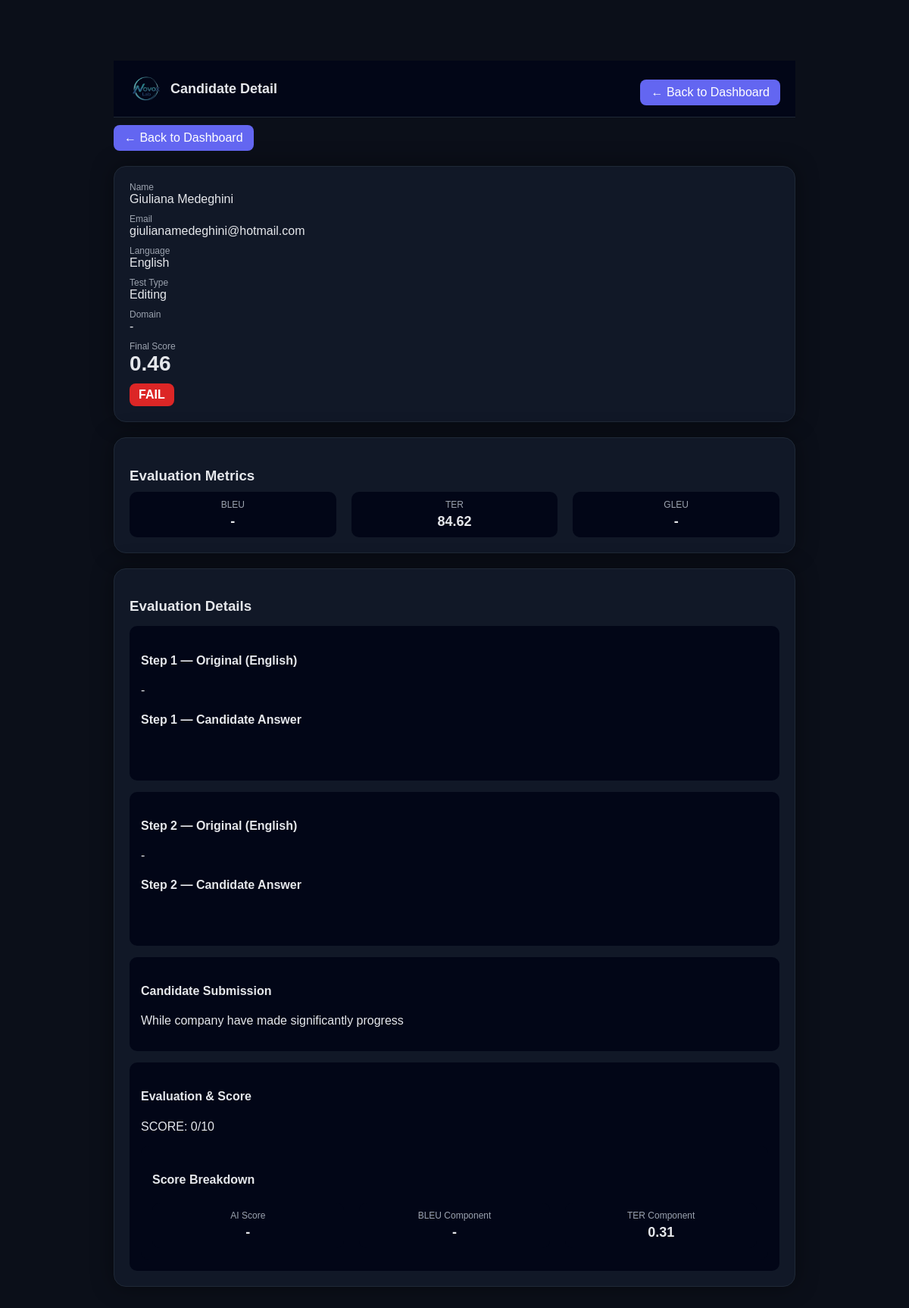
The page /result/1 on the database its author committed.
### tables this page shows
CREATE TABLE results (
        id INTEGER PRIMARY KEY AUTOINCREMENT,
        first_name TEXT,
        last_name TEXT,
        email TEXT,
        test_type TEXT,
        language TEXT,
        answer TEXT,

        translation_score TEXT,
        interpretation_score TEXT,
        status TEXT,

        audio1 TEXT,
        audio2 TEXT,
        audio3 TEXT,
        audio4 TEXT,

        transcription1 TEXT,
        transcription2 TEXT,
        transcription3 TEXT,
        transcription4 TEXT,

        created_at TEXT
    , editing_score TEXT, final_score REAL, post_edit_score TEXT, gleu_score REAL, bleu_score REAL, ter_score REAL, ai_component REAL, bleu_component REAL, ter_component REAL, t1_en TEXT, t2_en TEXT, t3_en TEXT, t4_en TEXT, flag TEXT, step1_original TEXT, step2_original TEXT, step1_answer TEXT, step2_answer TEXT, rev_transcription1 TEXT, rev_transcription2 TEXT, rev_transcription3 TEXT, rev_transcription4 TEXT, domain TEXT);

### app.py (the view)
@app.route("/result/<int:id>")
def result_detail(id):
    conn = sqlite3.connect(DB_PATH)
    conn.row_factory = sqlite3.Row
    c = conn.cursor()
    c.execute("SELECT * FROM results WHERE id = ?", (id,))
    result = c.fetchone()
    conn.close()
    return render_template("result.html", r=result)

### templates/result.html (shortened to what this page needs)
<!DOCTYPE html>
<html>
<head>
</head>
<body>
<div class="container">
<div class="header">
  <div class="header-left">
    <img src="{{ url_for('static', filename='images/logo.png') }}">
    <span>Candidate Detail</span>
  </div>
  <a href="/dashboard" class="button">← Back to Dashboard</a>
</div>
<div style="margin-bottom:20px;">
  <a href="/dashboard" class="button">← Back to Dashboard</a>
</div>
<div class="card">
  <div class="label">Name</div>
  <div class="value">
  {{ (r.first_name or '') }} {{ (r.last_name or '') }}
  </div>
  <div class="label">Email</div>
  <div class="value">{{ r.email }}</div>
  <div class="label">Language</div>
  <div class="value">{{ r.language or "-" }}</div>
<div class="label">Test Type</div>
<div class="value">
  {% if r.test_type == "post_editing" %}
    Post-MT Editing
  {% elif r.test_type == "language_test" %}
    Spoken Language
  {% elif r.test_type == "terminology" %}
    Terminology
  {% else %}
    {{ r.test_type|replace("_", " ")|title }}
  {% endif %}
</div>
<div class="label">Domain</div>
<div class="value">
  {{ r.domain.replace("_", " ")|title if r.domain else "-" }}
</div>
  <div class="label">Final Score</div>
  <div class="score">{{ r.final_score or '-' }}</div>
  <div class="status
    {% if 'PASS' in r.status %}pass
    {% elif 'BORDERLINE' in r.status %}borderline
    {% else %}fail{% endif %}">
    {{ r.status }}
  </div>
</div>
{% if r.test_type in ["editing", "post_editing"] %}
<div class="card">
  <h3>Evaluation Metrics</h3>
  <div class="metrics">
    <div class="metric-box">
      <div class="metric-title">BLEU</div>
      <div class="metric-value">{{ r.bleu_score or '-' }}</div>
    </div>
    <div class="metric-box">
      <div class="metric-title">TER</div>
      <div class="metric-value">{{ r.ter_score or '-' }}</div>
    </div>
    <div class="metric-box">
      <div class="metric-title">GLEU</div>
      <div class="metric-value">{{ r.gleu_score or '-' }}</div>
    </div>
  </div>
</div>
{% endif %}
<div class="card">
  <h3>Evaluation Details</h3>
{% if r.test_type in ["translation", "editing", "post_editing"] %}
<div class="section">
  <h4>Step 1 — Original (English)</h4>
  <pre>{{ r.step1_original or '-' }}</pre>
  <h4>Step 1 — Candidate Answer</h4>
  <pre>{{ r.step1_answer or '-' }}</pre>
</div>
<div class="section">
  <h4>Step 2 — Original ({{ r.language }})</h4>
  <pre>{{ r.step2_original or '-' }}</pre>
  <h4>Step 2 — Candidate Answer</h4>
  <pre>{{ r.step2_answer or '-' }}</pre>
</div>
{% endif %}
{% if r.test_type == "editing" %}
<div class="section">
  <h4>Candidate Submission</h4>
  <pre>{{ r.answer or 'No submission provided' }}</pre>
</div>
<div class="section">
  <h4>Evaluation & Score</h4>
  <pre>{{ r.editing_score or 'No feedback available' }}</pre>
  <div class="section">
    <h4>Score Breakdown</h4>
    <div class="metrics">
      <div class="metric-box">
        <div class="metric-title">AI Score</div>
        <div class="metric-value">{{ r.ai_component or '-' }}</div>
      </div>
      <div class="metric-box">
        <div class="metric-title">BLEU Component</div>
        <div class="metric-value">{{ r.bleu_component or '-' }}</div>
      </div>
      <div class="metric-box">
        <div class="metric-title">TER Component</div>
        <div class="metric-value">{{ r.ter_component or '-' }}</div>
      </div>
    </div>
  </div>
</div>
{% endif %}
</div>
</body>
</html>

### templates/result.html (style rules this page uses)
body { background: #0b0f19; color: #e5e7eb; font-family: Arial; }
.container { max-width: 900px; margin: 80px auto 40px auto; }
.card { background: #111827; padding: 20px; border-radius: 16px; margin-bottom: 20px; box-shadow: 0 0 30px rgba(0,0,0,0.4); border: 1px solid #1f2937; }
h2, h3 { margin-bottom: 10px; }
.label { font-size: 12px; color: #9ca3af; }
.value { font-size: 16px; margin-bottom: 10px; }
.score { font-size: 28px; font-weight: bold; }
.status { display: inline-block; padding: 6px 12px; border-radius: 8px; font-size: 12px; margin-top: 10px; text-align: center; font-weight: bold; font-size: 16px; }
.fail { background:#dc2626; color:white; }
.section { margin-top: 15px; padding: 15px; background: #020617; border-radius: 10px; }
pre { white-space: pre-wrap; font-family: inherit; }
.metrics { display: flex; gap: 20px; margin-top: 10px; }
.metric-box { background: #020617; padding: 10px; border-radius: 10px; text-align: center; flex: 1; }
.metric-title { font-size: 12px; color: #9ca3af; }
.metric-value { font-size: 18px; font-weight: bold; margin-top: 5px; }
.button { background: #6366f1; color: white; padding: 8px 14px; border-radius: 8px; text-decoration: none; display: inline-block; margin-top: 10px; }
.header { position: sticky; top: 0; z-index: 1000; background: #020617; padding: 15px 20px; display: flex; justify-content: space-between; align-items: center; border-bottom: 1px solid #1f2937; }
.header-left { display: flex; align-items: center; gap: 10px; font-size: 18px; font-weight: bold; }
.header-left img { height: 40px; }
.button { background: #6366f1; color: white; padding: 8px 14px; border-radius: 8px; text-decoration: none; }

### rows shown on the page
results: first_name "Giuliana", last_name "Medeghini", email "giulianamedeghini@hotmail.com", language "English", test_type "Editing", final_score "0.46", status "FAIL", bleu_score "-", ter_score "84.62", step1_original "-", step2_original "-", answer "While company have made significantly progress", editing_score "SCORE: 0/10", ai_component "-", bleu_component "-", ter_component "0.31"

### other values the page prints
{{ r.domain.replace("_", " ")|title if r.domain else "-" }} "-"
{{ r.gleu_score or '-' }} "-"
